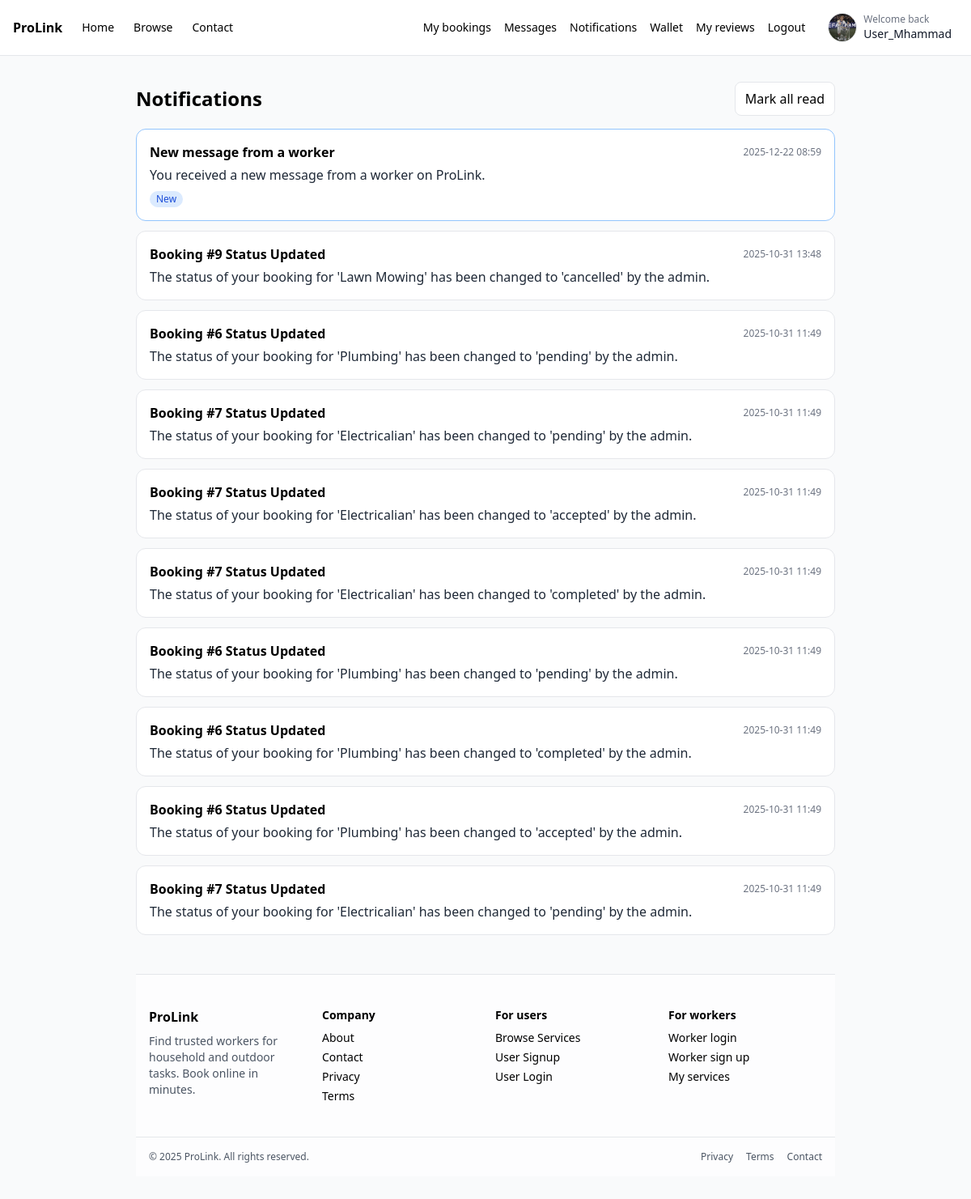
The app's page /user/notifications.php (signed in) with its own data.
### tables this page shows
CREATE TABLE `users` (
  `user_id` int(11) NOT NULL,
  `full_name` varchar(100) NOT NULL,
  `email` varchar(100) NOT NULL,
  `password` varchar(255) NOT NULL,
  `phone` varchar(20) DEFAULT NULL,
  `address` varchar(255) DEFAULT NULL,
  `profile_image` varchar(255) DEFAULT NULL,
  `created_at` timestamp NOT NULL DEFAULT current_timestamp()
);

CREATE TABLE `notifications` (
  `notification_id` int(11) NOT NULL,
  `recipient_role` enum('user','worker','admin') NOT NULL,
  `recipient_id` int(11) NOT NULL,
  `title` varchar(255) NOT NULL,
  `message` text NOT NULL,
  `is_read` tinyint(1) DEFAULT 0,
  `created_at` timestamp NOT NULL DEFAULT current_timestamp()
);

### user/notifications.php (the view, shortened to what this page needs)
<?php
$root = dirname(__DIR__);
$user_id = (int)$_SESSION['user_id'];
$st = $conn->prepare('
    SELECT notification_id, title, message, is_read, created_at
    FROM notifications
    WHERE recipient_role = "user" AND recipient_id = ?
    ORDER BY created_at DESC, notification_id DESC
    LIMIT 200
');
$st->bind_param('i', $user_id);
$st->execute();
$res = $st->get_result();
$rows = [];
while ($r = $res->fetch_assoc()) { $rows[] = $r; }
function h($s){ return htmlspecialchars($s ?? '', ENT_QUOTES, 'UTF-8'); }
?>
<!DOCTYPE html>
<html lang="en">
<head>
  <script src="https://cdn.tailwindcss.com"></script>
</head>
<body class="bg-gray-50 min-h-screen">
  <?php include $root . '/partials/navbar.php'; ?>
  <div class="max-w-4xl mx-auto px-4 py-8">
    <div class="flex items-center justify-between mb-4">
      <h1 class="text-2xl font-bold">Notifications</h1>
      <form method="post">
        <button class="px-3 py-2 border rounded-lg bg-white hover:bg-gray-50" type="submit">Mark all read</button>
      </form>
    </div>
    <?php if (empty($rows)): ?>
      <div class="bg-white border rounded-xl p-6 text-gray-600">No notifications yet.</div>
    <?php else: ?>
      <div class="space-y-3">
        <?php foreach ($rows as $n): ?>
          <div class="bg-white rounded-xl border p-4 <?= $n['is_read'] ? '' : 'border-blue-300' ?>">
            <div class="flex items-center justify-between">
              <h3 class="font-semibold"><?= h($n['title']) ?></h3>
              <div class="text-xs text-gray-500"><?= h(date('Y-m-d H:i', strtotime($n['created_at']))) ?></div>
            </div>
            <p class="text-gray-800 mt-1"><?= nl2br(h($n['message'])) ?></p>
            <?php if (!$n['is_read']): ?>
              <span class="inline-block mt-2 text-xs bg-blue-100 text-blue-700 px-2 py-0.5 rounded-full">New</span>
            <?php endif; ?>
          </div>
        <?php endforeach; ?>
      </div>
    <?php endif; ?>
    <?php include $root . '/partials/footer.php'; ?>
  </div>
</body>
</html>

### partials/navbar.php (shortened to what this page needs)
<?php
$root = dirname(__DIR__);
$baseUrl = defined('BASE_URL') ? rtrim((string)BASE_URL, '/') : '/Prolink';
if (!function_exists('initials_from_name')) {
  function initials_from_name(string $name): string {
    $name = trim(str_replace('_', ' ', $name));
    $parts = preg_split('/\s+/', $name);
    $ini = '';
    foreach ($parts as $p) {
      $p = trim($p);
      $ini .= function_exists('mb_substr') ? mb_strtoupper(mb_substr($p, 0, 1)) : strtoupper(substr($p, 0, 1));
      $len = function_exists('mb_strlen') ? mb_strlen($ini) : strlen($ini);
      if ($len >= 2) break;
    }
    return $ini !== '' ? $ini : 'U';
  }
}
if (!function_exists('prolink_profile_image_from_db')) {
  function prolink_profile_image_from_db(?string $relPath, string $baseUrl, string $root): ?string {
    $relPath = trim((string)$relPath);
    $relPath = ltrim($relPath, '/');
    $fs = $root . '/' . $relPath;
    return $baseUrl . '/' . $relPath . '?v=' . @filemtime($fs);
  }
}
?>
<nav class="bg-white border-b">
  <div class="max-w-7xl mx-auto px-4 py-3 flex items-center justify-between">
    <div class="flex items-center gap-6">
      <a href="<?= h($baseUrl) ?>/" class="font-bold">ProLink</a>
      <a href="<?= h($baseUrl) ?>/" class="text-sm">Home</a>
      <a href="<?= h($baseUrl) ?>/browse.php" class="text-sm">Browse</a>
      <a href="<?= h($baseUrl) ?>/pages/contact.php" class="text-sm">Contact</a>
    </div>
    <div class="flex items-center gap-4">
      <?php if (!empty($_SESSION['user_id'])): ?>
        <?php
          $uid = (int)$_SESSION['user_id'];
          $displayName = 'User';
          $profileImageRel = null;
          $hasImgCol = (function_exists('col_exists') && isset($conn) && ($conn instanceof mysqli))
            ? col_exists($conn, 'users', 'profile_image')
            : false;
          if (isset($conn) && ($conn instanceof mysqli)) {
            if ($hasImgCol) {
              $st = @$conn->prepare('SELECT full_name, profile_image FROM users WHERE user_id=? LIMIT 1');
            } else {
              $st = @$conn->prepare('SELECT full_name FROM users WHERE user_id=? LIMIT 1');
            }
            if ($st) {
              @$st->bind_param('i', $uid);
              @$st->execute();
              $res = @$st->get_result();
              $row = $res ? $res->fetch_assoc() : null;
              if (!empty($row['full_name'])) $displayName = (string)$row['full_name'];
              if ($hasImgCol && !empty($row['profile_image'])) $profileImageRel = (string)$row['profile_image'];
            }
          }
          $imgUrl = prolink_profile_image_from_db($profileImageRel, $baseUrl, $root);
          $initials = initials_from_name($displayName);
        ?>
        <a class="text-sm" href="<?= h($baseUrl) ?>/user/my-bookings.php">My bookings</a>
        <a class="text-sm" href="<?= h($baseUrl) ?>/user/user-messages.php">Messages</a>
        <a class="text-sm" href="<?= h($baseUrl) ?>/user/notifications.php">Notifications</a>
        <a class="text-sm" href="<?= h($baseUrl) ?>/user/wallet.php">Wallet</a>
        <a class="text-sm" href="<?= h($baseUrl) ?>/user/my-reviews.php">My reviews</a>
        <a class="text-sm" href="<?= h($baseUrl) ?>/auth/logout.php">Logout</a>
        <a href="<?= h($baseUrl) ?>/user/profile.php"
           class="flex items-center gap-2 ml-1 px-2 py-1 rounded-full hover:bg-gray-50"
           title="Edit profile">
          <?php if (!empty($imgUrl)): ?>
            <img src="<?= h($imgUrl) ?>" alt="Profile" class="w-9 h-9 rounded-full object-cover border" />
          <?php else: ?>
            <div class="w-9 h-9 rounded-full bg-blue-600 text-white flex items-center justify-center text-xs font-semibold">
              <?= h($initials) ?>
            </div>
          <?php endif; ?>
          <div class="hidden md:block leading-tight">
            <div class="text-xs text-gray-500">Welcome back</div>
            <div class="text-sm font-medium text-gray-900 max-w-[180px] truncate"><?= h($displayName) ?></div>
          </div>
        </a>
      <?php elseif (!empty($_SESSION['admin_id'])): ?>
        <a class="text-sm" href="<?= h($baseUrl) ?>/admin/view-notifications.php">Notifications</a>
        <a class="text-sm" href="<?= h($baseUrl) ?>/auth/logout.php">Logout</a>
      <?php else: ?>
        <a class="text-sm" href="<?= h($baseUrl) ?>/auth/login.php">Login</a>
        <a class="text-sm bg-blue-600 text-white px-3 py-1 rounded" href="<?= h($baseUrl) ?>/auth/register.php">Sign up</a>
      <?php endif; ?>
    </div>
  </div>
</nav>

### records on screen
users: profile_image (picture), full_name "User_Mhammad"
notifications: title "New message from a worker", created_at "2025-12-22 08:59", message "You received a new message from a worker on ProLink.", is_read "New"
notifications: title "Booking #9 Status Updated", created_at "2025-10-31 13:48", message "The status of your booking for 'Lawn Mowing' has been changed to 'cancelled' by the admin."
notifications: title "Booking #6 Status Updated", created_at "2025-10-31 11:49", message "The status of your booking for 'Plumbing' has been changed to 'pending' by the admin."
notifications: title "Booking #7 Status Updated", created_at "2025-10-31 11:49", message "The status of your booking for 'Electricalian' has been changed to 'pending' by the admin."
notifications: title "Booking #7 Status Updated", created_at "2025-10-31 11:49", message "The status of your booking for 'Electricalian' has been changed to 'accepted' by the admin."
notifications: title "Booking #7 Status Updated", created_at "2025-10-31 11:49", message "The status of your booking for 'Electricalian' has been changed to 'completed' by the admin."
notifications: title "Booking #6 Status Updated", created_at "2025-10-31 11:49", message "The status of your booking for 'Plumbing' has been changed to 'pending' by the admin."
notifications: title "Booking #6 Status Updated", created_at "2025-10-31 11:49", message "The status of your booking for 'Plumbing' has been changed to 'completed' by the admin."
notifications: title "Booking #6 Status Updated", created_at "2025-10-31 11:49", message "The status of your booking for 'Plumbing' has been changed to 'accepted' by the admin."
notifications: title "Booking #7 Status Updated", created_at "2025-10-31 11:49", message "The status of your booking for 'Electricalian' has been changed to 'pending' by the admin."
